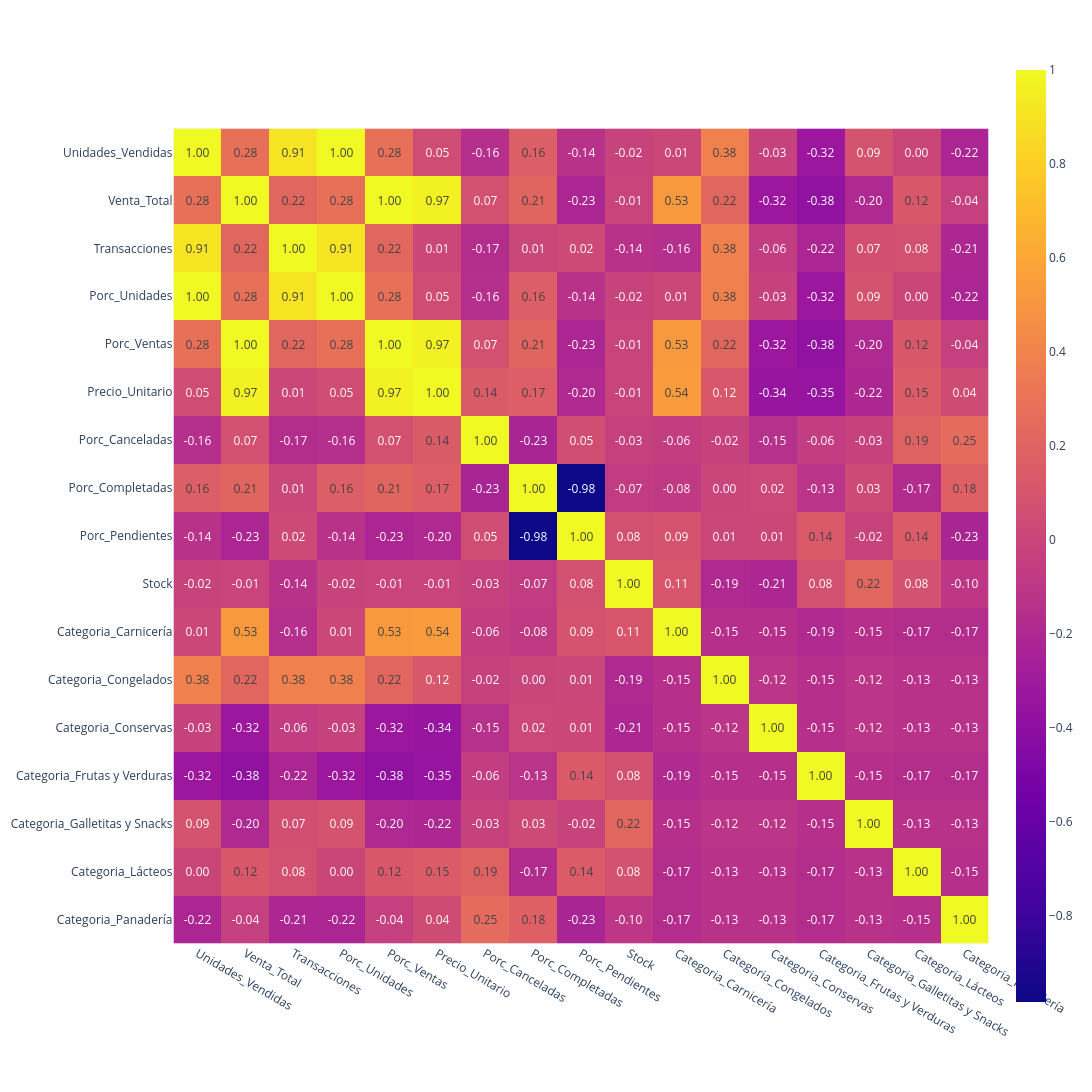

The notebook cell this image was saved under:
### Code cell
correlation =  X_prod.corr()

fig = px.imshow(correlation, text_auto=".2f")
fig.update_layout(width = 1200, height = 1200)
fig.show()

### Figure 1 — Plotly figure (JSON) as saved in the notebook; plotly's stock layout.template omitted (floating-point values rounded to 4 significant figures; data arrays with more than 128 entries replaced by an {"elided": "..."} marker saying what was removed)
{"data": [{"coloraxis": "coloraxis", "hovertemplate": "x: %{x}<br>y: %{y}<br>color: %{z}<extra></extra>", "name": "0", "texttemplate": "%{z:.2f}", "type": "heatmap", "x": ["Unidades_Vendidas", "Venta_Total", "Transacciones", "Porc_Unidades", "Porc_Ventas", "Precio_Unitario", "Porc_Canceladas", "Porc_Completadas", "Porc_Pendientes", "Stock", "Categoria_Carnicería", "Categoria_Congelados", "Categoria_Conservas", "Categoria_Frutas y Verduras", "Categoria_Galletitas y Snacks", "Categoria_Lácteos", "Categoria_Panadería"], "xaxis": "x", "y": ["Unidades_Vendidas", "Venta_Total", "Transacciones", "Porc_Unidades", "Porc_Ventas", "Precio_Unitario", "Porc_Canceladas", "Porc_Completadas", "Porc_Pendientes", "Stock", "Categoria_Carnicería", "Categoria_Congelados", "Categoria_Conservas", "Categoria_Frutas y Verduras", "Categoria_Galletitas y Snacks", "Categoria_Lácteos", "Categoria_Panadería"], "yaxis": "y", "z": {"elided": "17x17 float values"}}], "layout": {"coloraxis": {"colorscale": [[0, "#0d0887"], [0.1111, "#46039f"], [0.2222, "#7201a8"], [0.3333, "#9c179e"], [0.4444, "#bd3786"], [0.5556, "#d8576b"], [0.6667, "#ed7953"], [0.7778, "#fb9f3a"], [0.8889, "#fdca26"], [1, "#f0f921"]]}, "height": 1200, "margin": {"t": 60}, "width": 1200, "xaxis": {"anchor": "y", "constrain": "domain", "domain": [0, 1], "scaleanchor": "y"}, "yaxis": {"anchor": "x", "autorange": "reversed", "constrain": "domain", "domain": [0, 1]}}}
